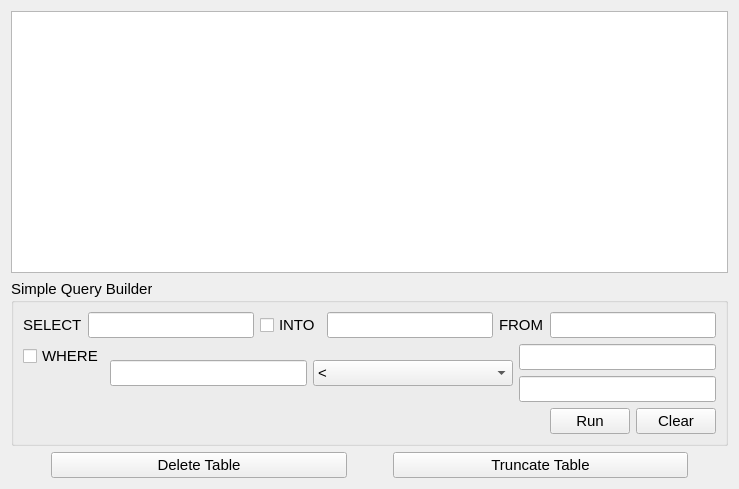
<?xml version="1.0" encoding="UTF-8"?>
<ui version="4.0">
 <class>QueryForm</class>
 <widget class="QWidget" name="QueryForm">
  <property name="geometry">
   <rect>
    <x>0</x>
    <y>0</y>
    <width>739</width>
    <height>489</height>
   </rect>
  </property>
  <property name="windowTitle">
   <string>Form</string>
  </property>
  <layout class="QVBoxLayout" name="verticalLayout_2">
   <item>
    <widget class="QTableWidget" name="tableWidget">
     <property name="minimumSize">
      <size>
       <width>450</width>
       <height>0</height>
      </size>
     </property>
     <property name="font">
      <font>
       <pointsize>11</pointsize>
      </font>
     </property>
    </widget>
   </item>
   <item>
    <widget class="QGroupBox" name="groupBox">
     <property name="font">
      <font>
       <pointsize>11</pointsize>
      </font>
     </property>
     <property name="toolTip">
      <string/>
     </property>
     <property name="statusTip">
      <string>Very Simple. It only allows one condition. </string>
     </property>
     <property name="title">
      <string>Simple Query Builder</string>
     </property>
     <layout class="QGridLayout" name="gridLayout_2">
      <item row="1" column="0">
       <layout class="QFormLayout" name="formLayout_2">
        <item row="0" column="1">
         <layout class="QHBoxLayout" name="horizontalLayout">
          <item>
           <widget class="QLineEdit" name="fieldOnelineEdit">
            <property name="sizePolicy">
             <sizepolicy hsizetype="MinimumExpanding" vsizetype="Fixed">
              <horstretch>0</horstretch>
              <verstretch>0</verstretch>
             </sizepolicy>
            </property>
            <property name="toolTip">
             <string>First Argument</string>
            </property>
            <property name="statusTip">
             <string/>
            </property>
            <property name="placeholderText">
             <string/>
            </property>
           </widget>
          </item>
          <item>
           <widget class="QComboBox" name="operatorComboBox">
            <property name="sizePolicy">
             <sizepolicy hsizetype="Expanding" vsizetype="Fixed">
              <horstretch>0</horstretch>
              <verstretch>0</verstretch>
             </sizepolicy>
            </property>
            <property name="minimumSize">
             <size>
              <width>200</width>
              <height>0</height>
             </size>
            </property>
            <property name="maximumSize">
             <size>
              <width>100</width>
              <height>16777215</height>
             </size>
            </property>
            <property name="toolTip">
             <string>Pick an operator for the condition</string>
            </property>
            <property name="statusTip">
             <string/>
            </property>
            <property name="editable">
             <bool>false</bool>
            </property>
            <property name="currentText">
             <string>&lt;</string>
            </property>
            <item>
             <property name="text">
              <string>&lt;</string>
             </property>
            </item>
            <item>
             <property name="text">
              <string>&gt;</string>
             </property>
            </item>
            <item>
             <property name="text">
              <string>isNotEqualTo</string>
             </property>
            </item>
            <item>
             <property name="text">
              <string>isEqualTo</string>
             </property>
            </item>
            <item>
             <property name="text">
              <string>≤</string>
             </property>
            </item>
            <item>
             <property name="text">
              <string>≥</string>
             </property>
            </item>
            <item>
             <property name="text">
              <string>Contains</string>
             </property>
            </item>
            <item>
             <property name="text">
              <string>BeginsWith</string>
             </property>
            </item>
            <item>
             <property name="text">
              <string>EndsWith</string>
             </property>
            </item>
            <item>
             <property name="text">
              <string>DoesNotContain</string>
             </property>
            </item>
            <item>
             <property name="text">
              <string>DoesNotBeginWith</string>
             </property>
            </item>
            <item>
             <property name="text">
              <string>DoesNotEndWith</string>
             </property>
            </item>
            <item>
             <property name="text">
              <string>IsNull</string>
             </property>
            </item>
            <item>
             <property name="text">
              <string>IsNotNull</string>
             </property>
            </item>
            <item>
             <property name="text">
              <string>IsEmpty</string>
             </property>
            </item>
            <item>
             <property name="text">
              <string>IsNotEmpty</string>
             </property>
            </item>
            <item>
             <property name="text">
              <string>Between</string>
             </property>
            </item>
            <item>
             <property name="text">
              <string>NotBetween</string>
             </property>
            </item>
           </widget>
          </item>
          <item>
           <layout class="QVBoxLayout" name="verticalLayout">
            <item>
             <widget class="QLineEdit" name="fieldTwolineEdit">
              <property name="sizePolicy">
               <sizepolicy hsizetype="MinimumExpanding" vsizetype="Fixed">
                <horstretch>0</horstretch>
                <verstretch>0</verstretch>
               </sizepolicy>
              </property>
              <property name="toolTip">
               <string>Second Argument</string>
              </property>
              <property name="statusTip">
               <string/>
              </property>
              <property name="placeholderText">
               <string/>
              </property>
             </widget>
            </item>
            <item>
             <widget class="QLineEdit" name="fieldThreelineEdit">
              <property name="enabled">
               <bool>true</bool>
              </property>
              <property name="sizePolicy">
               <sizepolicy hsizetype="MinimumExpanding" vsizetype="Fixed">
                <horstretch>0</horstretch>
                <verstretch>0</verstretch>
               </sizepolicy>
              </property>
              <property name="toolTip">
               <string>Third Argument</string>
              </property>
             </widget>
            </item>
           </layout>
          </item>
         </layout>
        </item>
        <item row="0" column="0">
         <widget class="QCheckBox" name="whereCheckBox">
          <property name="text">
           <string>WHERE</string>
          </property>
         </widget>
        </item>
       </layout>
      </item>
      <item row="0" column="0">
       <layout class="QHBoxLayout" name="horizontalLayout_4">
        <item>
         <widget class="QLabel" name="label">
          <property name="text">
           <string>SELECT</string>
          </property>
         </widget>
        </item>
        <item>
         <widget class="QLineEdit" name="attrLineEdit"/>
        </item>
        <item>
         <widget class="QCheckBox" name="selectIntoCheckBox">
          <property name="toolTip">
           <string>Create a new Table/Relation based on the result of current query</string>
          </property>
          <property name="statusTip">
           <string/>
          </property>
          <property name="text">
           <string>INTO</string>
          </property>
          <property name="tristate">
           <bool>false</bool>
          </property>
         </widget>
        </item>
        <item>
         <widget class="QLineEdit" name="selectIntoLineEdit">
          <property name="toolTip">
           <string>New Table/Relation name</string>
          </property>
          <property name="statusTip">
           <string/>
          </property>
          <property name="readOnly">
           <bool>false</bool>
          </property>
         </widget>
        </item>
        <item>
         <widget class="QLabel" name="label_2">
          <property name="text">
           <string>FROM</string>
          </property>
         </widget>
        </item>
        <item>
         <widget class="QLineEdit" name="tableLineEdit"/>
        </item>
       </layout>
      </item>
      <item row="4" column="0">
       <layout class="QHBoxLayout" name="horizontalLayout_2">
        <item>
         <spacer name="horizontalSpacer">
          <property name="orientation">
           <enum>Qt::Horizontal</enum>
          </property>
          <property name="sizeHint" stdset="0">
           <size>
            <width>40</width>
            <height>20</height>
           </size>
          </property>
         </spacer>
        </item>
        <item>
         <widget class="QPushButton" name="runButton">
          <property name="text">
           <string>Run</string>
          </property>
          <property name="icon">
           <iconset resource="../../resources/resources.qrc">
            <normaloff>:/rec/ico/run.ico</normaloff>:/rec/ico/run.ico</iconset>
          </property>
          <property name="autoDefault">
           <bool>false</bool>
          </property>
          <property name="default">
           <bool>false</bool>
          </property>
          <property name="flat">
           <bool>false</bool>
          </property>
         </widget>
        </item>
        <item>
         <widget class="QPushButton" name="clearButton">
          <property name="text">
           <string>Clear</string>
          </property>
         </widget>
        </item>
       </layout>
      </item>
     </layout>
    </widget>
   </item>
   <item>
    <layout class="QHBoxLayout" name="horizontalLayout_3">
     <item>
      <spacer name="horizontalSpacer_2">
       <property name="orientation">
        <enum>Qt::Horizontal</enum>
       </property>
       <property name="sizeType">
        <enum>QSizePolicy::Minimum</enum>
       </property>
       <property name="sizeHint" stdset="0">
        <size>
         <width>40</width>
         <height>20</height>
        </size>
       </property>
      </spacer>
     </item>
     <item>
      <widget class="QPushButton" name="delTableButton">
       <property name="font">
        <font>
         <pointsize>11</pointsize>
        </font>
       </property>
       <property name="text">
        <string>Delete Table</string>
       </property>
       <property name="default">
        <bool>false</bool>
       </property>
       <property name="flat">
        <bool>false</bool>
       </property>
      </widget>
     </item>
     <item>
      <spacer name="horizontalSpacer_4">
       <property name="orientation">
        <enum>Qt::Horizontal</enum>
       </property>
       <property name="sizeType">
        <enum>QSizePolicy::Minimum</enum>
       </property>
       <property name="sizeHint" stdset="0">
        <size>
         <width>40</width>
         <height>20</height>
        </size>
       </property>
      </spacer>
     </item>
     <item>
      <widget class="QPushButton" name="trucTableButton">
       <property name="font">
        <font>
         <pointsize>11</pointsize>
        </font>
       </property>
       <property name="text">
        <string>Truncate Table</string>
       </property>
      </widget>
     </item>
     <item>
      <spacer name="horizontalSpacer_3">
       <property name="orientation">
        <enum>Qt::Horizontal</enum>
       </property>
       <property name="sizeType">
        <enum>QSizePolicy::Minimum</enum>
       </property>
       <property name="sizeHint" stdset="0">
        <size>
         <width>40</width>
         <height>20</height>
        </size>
       </property>
      </spacer>
     </item>
    </layout>
   </item>
  </layout>
 </widget>
 <resources>
  <include location="../../resources/resources.qrc"/>
 </resources>
 <connections/>
</ui>
